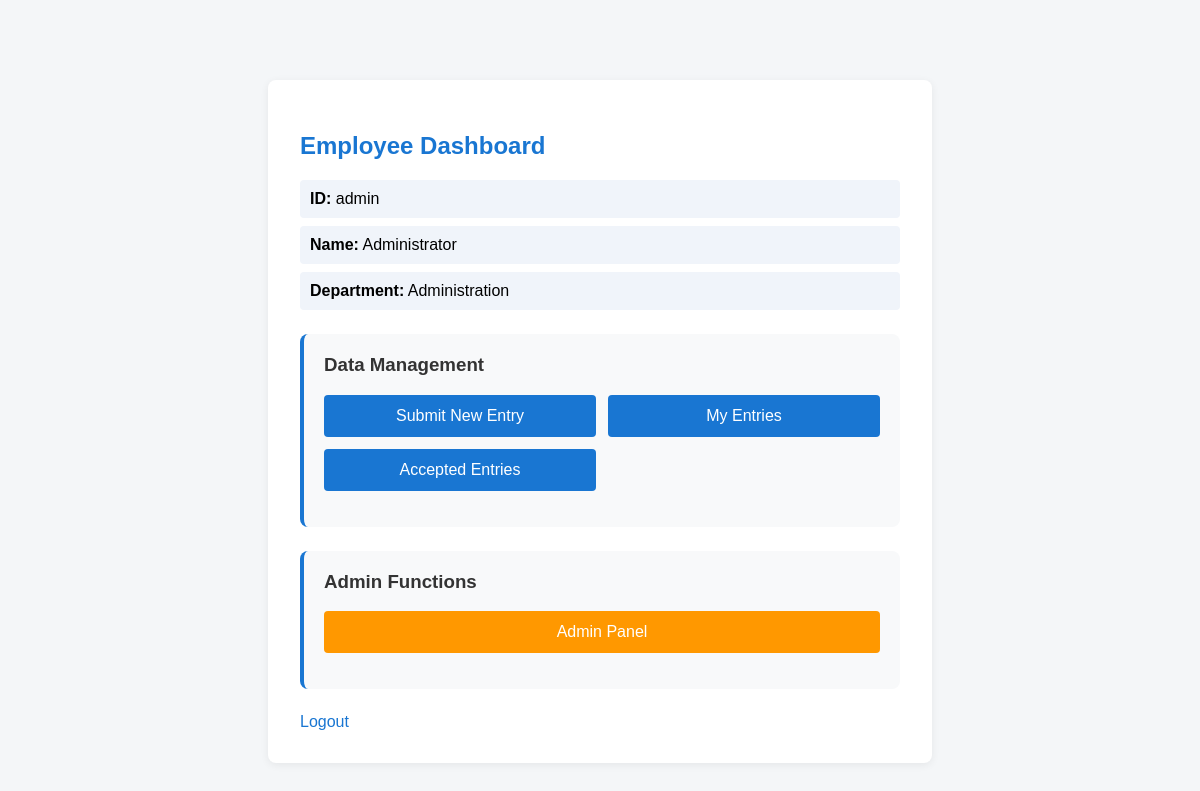
/employees/details/ (signed in), run on the app's committed database.
### employees/models.py (models this page shows, shortened)
class Employee(models.Model):
    employee_id = models.CharField(max_length=20, unique=True)
    name = models.CharField(max_length=100)
    department = models.CharField(max_length=100)
    password = models.CharField(max_length=128)  # Store hashed password

### employees/views.py (the view)
# urls.py: path('details/', views.employee_details, name='employee_details'),
def employee_details(request):
    employee_id = request.session.get('employee_id')
    if not employee_id:
        return redirect('login')
    employee = Employee.objects.get(employee_id=employee_id)
    return render(request, 'employees/details.html', {'employee': employee})

### employees/templates/employees/details.html (shortened to what this page needs)
<!DOCTYPE html>
<html>
  <head>
  </head>
  <body>
    <div class="container">
      <h2>Employee Dashboard</h2>
      <ul>
        <li><strong>ID:</strong> {{ employee.employee_id }}</li>
        <li><strong>Name:</strong> {{ employee.name }}</li>
        <li><strong>Department:</strong> {{ employee.department }}</li>
      </ul>
      <div class="nav-section">
        <h3>Data Management</h3>
        <div class="nav-links">
          <a href="/employees/data-entry/" class="nav-link">Submit New Entry</a>
          <a href="/employees/my-entries/" class="nav-link">My Entries</a>
          <a href="/employees/accepted-entries/" class="nav-link"
            >Accepted Entries</a
          >
        </div>
      </div>
      {% if employee.employee_id == 'admin' %}
      <div class="nav-section">
        <h3>Admin Functions</h3>
        <div class="nav-links">
          <a href="/employees/admin-panel/" class="nav-link admin-link"
            >Admin Panel</a
          >
        </div>
      </div>
      {% endif %}
      <a href="/employees/login/">Logout</a>
    </div>
  </body>
</html>

### employees/templates/employees/details.html (style rules this page uses)
body { font-family: Arial, sans-serif; background: #f4f6f8; margin: 0; padding: 0; }
.container { max-width: 600px; margin: 80px auto; background: #fff; border-radius: 8px; box-shadow: 0 2px 8px #0001; padding: 32px; }
h2 { color: #1976d2; }
ul { list-style: none; padding: 0; }
li { background: #f0f4fa; margin: 8px 0; padding: 10px; border-radius: 4px; }
.nav-section { margin: 24px 0; padding: 20px; background: #f8f9fa; border-radius: 8px; border-left: 4px solid #1976d2; }
.nav-section h3 { margin-top: 0; color: #333; }
.nav-links { display: grid; grid-template-columns: repeat(auto-fit, minmax(200px, 1fr)); gap: 12px; margin: 16px 0; }
.nav-link { display: block; padding: 12px 16px; background: #1976d2; color: white; text-decoration: none; border-radius: 4px; text-align: center; transition: background 0.3s; }
.admin-link { background: #ff9800; }
a { color: #1976d2; text-decoration: none; }

### data on the page
Employee: employee_id "admin", name "Administrator", department "Administration"
